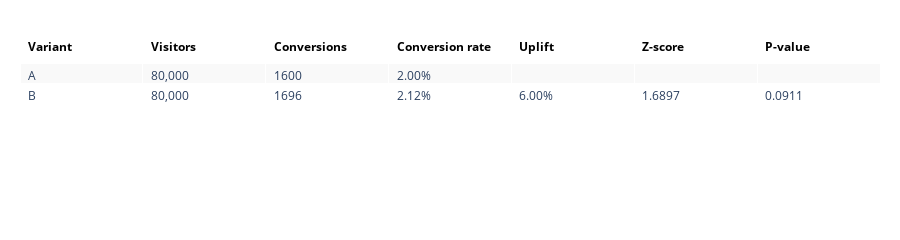

Notebook source saved alongside this figure:
### Code cell
data = {
    "<b>Variant</b>": ['A', 'B'],
    "<b>Visitors</b>": [f"{visitors_A:,}", f"{visitors_B:,}"],
    "<b>Conversions</b>": [conversions_A, conversions_B],
    "<b>Conversion rate</b>": [f"{control_cr:.2%}", f"{variant_cr:.2%}"],
    "<b>Uplift</b>": ['', f"{relative_difference:.2%}"],
    "<b>Z-score</b>": ["", f"{z_score:.4f}"],
    "<b>P-value</b>": ["", f"{p_value:.4f}"]
}

df = pd.DataFrame(data)
fig = go.Figure(data=[go.Table(
    header=dict(
        values=list(df.columns),
        line_color='white', fill_color='white',
        font=dict(size=12, color='black'),
        align="left",
    ),
    cells=dict(
        values=[df[k].tolist() for k in df.columns],
        align="left",
        fill=dict(color=[['#F9F9F9', '#FFFFFF']*5]),
    )
)
])

fig.update_layout(
        autosize=False,
        height=150,
        margin=dict(
            l=20,
            r=20,
            b=10,
            t=30,
        )
    )

fig.show()

### Figure 1 — Plotly figure (JSON) as saved in the notebook; plotly's stock layout.template omitted (floating-point values rounded to 4 significant figures)
{"data": [{"cells": {"align": "left", "fill": {"color": [["#F9F9F9", "#FFFFFF", "#F9F9F9", "#FFFFFF", "#F9F9F9", "#FFFFFF", "#F9F9F9", "#FFFFFF", "#F9F9F9", "#FFFFFF"]]}, "values": [["A", "B"], ["80,000", "80,000"], [1600, 1696], ["2.00%", "2.12%"], ["", "6.00%"], ["", "1.6897"], ["", "0.0911"]]}, "header": {"align": "left", "fill": {"color": "white"}, "font": {"color": "black", "size": 12}, "line": {"color": "white"}, "values": ["<b>Variant</b>", "<b>Visitors</b>", "<b>Conversions</b>", "<b>Conversion rate</b>", "<b>Uplift</b>", "<b>Z-score</b>", "<b>P-value</b>"]}, "type": "table"}], "layout": {"autosize": false, "height": 150, "margin": {"b": 10, "l": 20, "r": 20, "t": 30}}}
